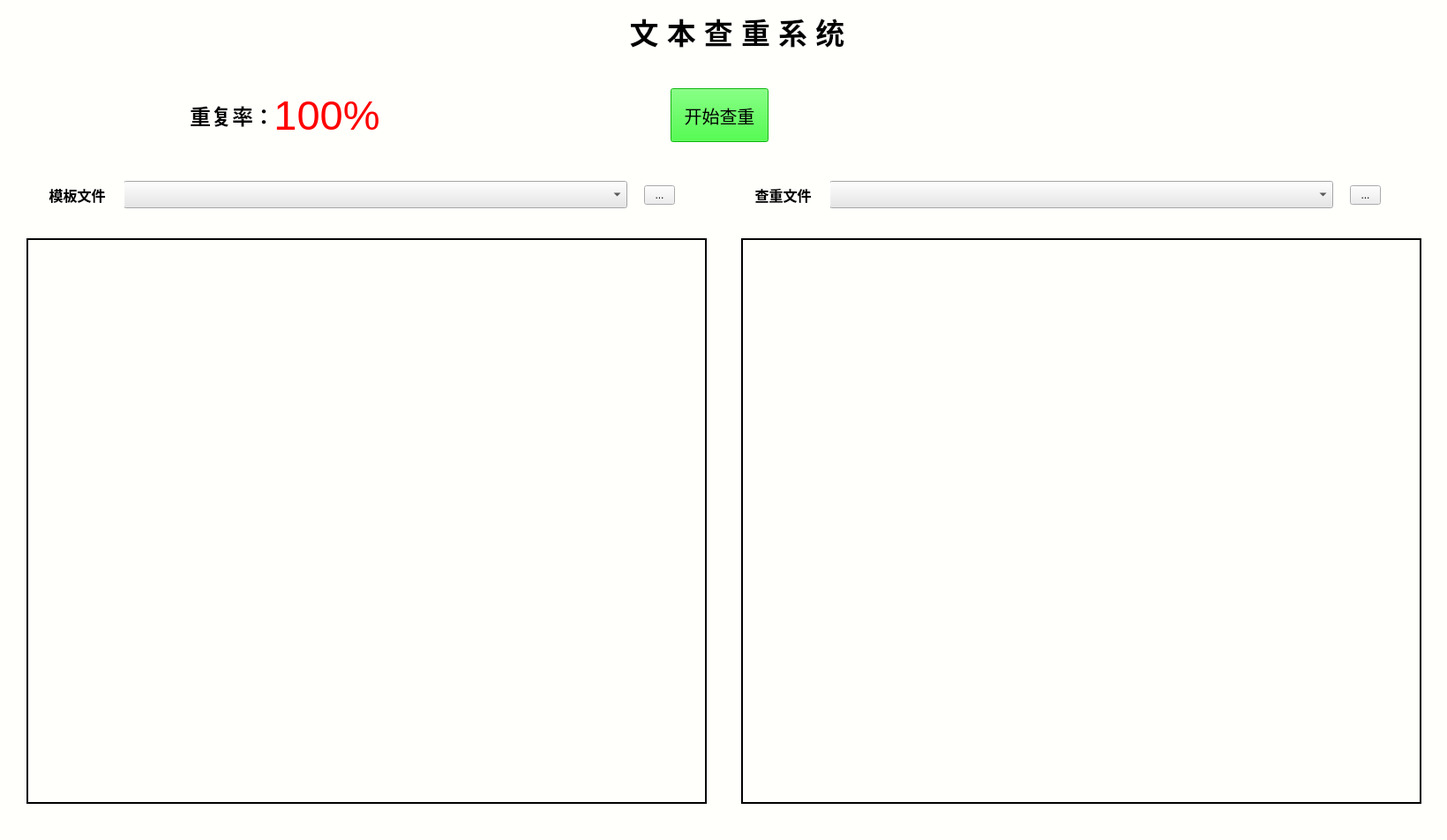
<?xml version="1.0" encoding="UTF-8"?>
<ui version="4.0">
 <class>YZK</class>
 <widget class="QMainWindow" name="YZK">
  <property name="geometry">
   <rect>
    <x>0</x>
    <y>0</y>
    <width>1640</width>
    <height>952</height>
   </rect>
  </property>
  <property name="minimumSize">
   <size>
    <width>1640</width>
    <height>0</height>
   </size>
  </property>
  <property name="maximumSize">
   <size>
    <width>1666</width>
    <height>16777215</height>
   </size>
  </property>
  <property name="palette">
   <palette>
    <active>
     <colorrole role="Button">
      <brush brushstyle="SolidPattern">
       <color alpha="255">
        <red>255</red>
        <green>255</green>
        <blue>252</blue>
       </color>
      </brush>
     </colorrole>
     <colorrole role="Light">
      <brush brushstyle="SolidPattern">
       <color alpha="255">
        <red>128</red>
        <green>158</green>
        <blue>255</blue>
       </color>
      </brush>
     </colorrole>
     <colorrole role="Base">
      <brush brushstyle="SolidPattern">
       <color alpha="255">
        <red>255</red>
        <green>255</green>
        <blue>252</blue>
       </color>
      </brush>
     </colorrole>
     <colorrole role="Window">
      <brush brushstyle="SolidPattern">
       <color alpha="255">
        <red>255</red>
        <green>255</green>
        <blue>252</blue>
       </color>
      </brush>
     </colorrole>
    </active>
    <inactive>
     <colorrole role="Button">
      <brush brushstyle="SolidPattern">
       <color alpha="255">
        <red>255</red>
        <green>255</green>
        <blue>252</blue>
       </color>
      </brush>
     </colorrole>
     <colorrole role="Light">
      <brush brushstyle="SolidPattern">
       <color alpha="255">
        <red>128</red>
        <green>158</green>
        <blue>255</blue>
       </color>
      </brush>
     </colorrole>
     <colorrole role="Base">
      <brush brushstyle="SolidPattern">
       <color alpha="255">
        <red>255</red>
        <green>255</green>
        <blue>252</blue>
       </color>
      </brush>
     </colorrole>
     <colorrole role="Window">
      <brush brushstyle="SolidPattern">
       <color alpha="255">
        <red>255</red>
        <green>255</green>
        <blue>252</blue>
       </color>
      </brush>
     </colorrole>
    </inactive>
    <disabled>
     <colorrole role="Button">
      <brush brushstyle="SolidPattern">
       <color alpha="255">
        <red>255</red>
        <green>255</green>
        <blue>252</blue>
       </color>
      </brush>
     </colorrole>
     <colorrole role="Light">
      <brush brushstyle="SolidPattern">
       <color alpha="255">
        <red>128</red>
        <green>158</green>
        <blue>255</blue>
       </color>
      </brush>
     </colorrole>
     <colorrole role="Base">
      <brush brushstyle="SolidPattern">
       <color alpha="255">
        <red>255</red>
        <green>255</green>
        <blue>252</blue>
       </color>
      </brush>
     </colorrole>
     <colorrole role="Window">
      <brush brushstyle="SolidPattern">
       <color alpha="255">
        <red>255</red>
        <green>255</green>
        <blue>252</blue>
       </color>
      </brush>
     </colorrole>
    </disabled>
   </palette>
  </property>
  <property name="mouseTracking">
   <bool>true</bool>
  </property>
  <property name="windowTitle">
   <string>文本查重</string>
  </property>
  <property name="styleSheet">
   <string notr="true">background-color:rgb(255, 255, 252);</string>
  </property>
  <widget class="QWidget" name="centralwidget">
   <widget class="QComboBox" name="file_path1">
    <property name="geometry">
     <rect>
      <x>140</x>
      <y>205</y>
      <width>571</width>
      <height>31</height>
     </rect>
    </property>
    <property name="styleSheet">
     <string notr="true">background-color: rgb(230, 231, 231)</string>
    </property>
   </widget>
   <widget class="QLabel" name="label">
    <property name="geometry">
     <rect>
      <x>30</x>
      <y>205</y>
      <width>111</width>
      <height>31</height>
     </rect>
    </property>
    <property name="font">
     <font>
      <pointsize>12</pointsize>
      <weight>75</weight>
      <bold>true</bold>
     </font>
    </property>
    <property name="text">
     <string> 模板文件</string>
    </property>
    <property name="alignment">
     <set>Qt::AlignCenter</set>
    </property>
   </widget>
   <widget class="QToolButton" name="file1">
    <property name="geometry">
     <rect>
      <x>730</x>
      <y>210</y>
      <width>35</width>
      <height>22</height>
     </rect>
    </property>
    <property name="styleSheet">
     <string notr="true">background-color: rgb(238, 238, 238)</string>
    </property>
    <property name="text">
     <string>...</string>
    </property>
    <property name="checkable">
     <bool>false</bool>
    </property>
    <property name="checked">
     <bool>false</bool>
    </property>
   </widget>
   <widget class="QComboBox" name="file_path2">
    <property name="geometry">
     <rect>
      <x>940</x>
      <y>205</y>
      <width>571</width>
      <height>31</height>
     </rect>
    </property>
    <property name="styleSheet">
     <string notr="true">background-color: rgb(230, 231, 231)</string>
    </property>
   </widget>
   <widget class="QToolButton" name="file2">
    <property name="geometry">
     <rect>
      <x>1530</x>
      <y>210</y>
      <width>35</width>
      <height>22</height>
     </rect>
    </property>
    <property name="styleSheet">
     <string notr="true">background-color: rgb(238, 238, 238)</string>
    </property>
    <property name="text">
     <string>...</string>
    </property>
    <property name="checkable">
     <bool>false</bool>
    </property>
    <property name="checked">
     <bool>false</bool>
    </property>
   </widget>
   <widget class="QLabel" name="label_2">
    <property name="geometry">
     <rect>
      <x>830</x>
      <y>205</y>
      <width>111</width>
      <height>31</height>
     </rect>
    </property>
    <property name="font">
     <font>
      <pointsize>12</pointsize>
      <weight>75</weight>
      <bold>true</bold>
     </font>
    </property>
    <property name="text">
     <string> 查重文件</string>
    </property>
    <property name="alignment">
     <set>Qt::AlignCenter</set>
    </property>
   </widget>
   <widget class="QLabel" name="label_3">
    <property name="geometry">
     <rect>
      <x>540</x>
      <y>10</y>
      <width>591</width>
      <height>51</height>
     </rect>
    </property>
    <property name="font">
     <font>
      <pointsize>25</pointsize>
      <weight>75</weight>
      <bold>true</bold>
      <underline>false</underline>
     </font>
    </property>
    <property name="styleSheet">
     <string notr="true"/>
    </property>
    <property name="frameShadow">
     <enum>QFrame::Sunken</enum>
    </property>
    <property name="lineWidth">
     <number>3</number>
    </property>
    <property name="text">
     <string>文 本 查 重 系 统</string>
    </property>
    <property name="scaledContents">
     <bool>false</bool>
    </property>
    <property name="alignment">
     <set>Qt::AlignCenter</set>
    </property>
    <property name="wordWrap">
     <bool>false</bool>
    </property>
    <property name="textInteractionFlags">
     <set>Qt::NoTextInteraction</set>
    </property>
   </widget>
   <widget class="QLabel" name="label_4">
    <property name="geometry">
     <rect>
      <x>180</x>
      <y>100</y>
      <width>131</width>
      <height>61</height>
     </rect>
    </property>
    <property name="font">
     <font>
      <pointsize>18</pointsize>
      <weight>75</weight>
      <bold>true</bold>
     </font>
    </property>
    <property name="text">
     <string>重复率：</string>
    </property>
    <property name="alignment">
     <set>Qt::AlignRight|Qt::AlignTrailing|Qt::AlignVCenter</set>
    </property>
   </widget>
   <widget class="QLabel" name="repetition_rate">
    <property name="geometry">
     <rect>
      <x>310</x>
      <y>100</y>
      <width>121</width>
      <height>61</height>
     </rect>
    </property>
    <property name="font">
     <font>
      <pointsize>35</pointsize>
     </font>
    </property>
    <property name="styleSheet">
     <string notr="true">color:red;</string>
    </property>
    <property name="text">
     <string>100%</string>
    </property>
    <property name="alignment">
     <set>Qt::AlignCenter</set>
    </property>
   </widget>
   <widget class="QPushButton" name="start">
    <property name="enabled">
     <bool>true</bool>
    </property>
    <property name="geometry">
     <rect>
      <x>760</x>
      <y>100</y>
      <width>111</width>
      <height>61</height>
     </rect>
    </property>
    <property name="font">
     <font>
      <pointsize>15</pointsize>
     </font>
    </property>
    <property name="styleSheet">
     <string notr="true">background-color :rgb(15, 255, 11);</string>
    </property>
    <property name="text">
     <string>开始查重</string>
    </property>
   </widget>
   <widget class="QTextBrowser" name="content1">
    <property name="geometry">
     <rect>
      <x>30</x>
      <y>270</y>
      <width>771</width>
      <height>641</height>
     </rect>
    </property>
    <property name="styleSheet">
     <string notr="true">border:1.5px solid black;</string>
    </property>
    <property name="html">
     <string>&lt;!DOCTYPE HTML PUBLIC &quot;-//W3C//DTD HTML 4.0//EN&quot; &quot;http://www.w3.org/TR/REC-html40/strict.dtd&quot;&gt;
&lt;html&gt;&lt;head&gt;&lt;meta name=&quot;qrichtext&quot; content=&quot;1&quot; /&gt;&lt;style type=&quot;text/css&quot;&gt;
p, li { white-space: pre-wrap; }
&lt;/style&gt;&lt;/head&gt;&lt;body style=&quot; font-family:'SimSun'; font-size:9.07563pt; font-weight:400; font-style:normal;&quot;&gt;
&lt;p style=&quot;-qt-paragraph-type:empty; margin-top:0px; margin-bottom:0px; margin-left:0px; margin-right:0px; -qt-block-indent:0; text-indent:0px; font-size:9.07563pt;&quot;&gt;&lt;br /&gt;&lt;/p&gt;&lt;/body&gt;&lt;/html&gt;</string>
    </property>
   </widget>
   <widget class="QTextBrowser" name="content2">
    <property name="geometry">
     <rect>
      <x>840</x>
      <y>270</y>
      <width>771</width>
      <height>641</height>
     </rect>
    </property>
    <property name="styleSheet">
     <string notr="true">border:1.5px solid black;</string>
    </property>
   </widget>
   <zorder>file1</zorder>
   <zorder>file_path1</zorder>
   <zorder>label</zorder>
   <zorder>file_path2</zorder>
   <zorder>file2</zorder>
   <zorder>label_2</zorder>
   <zorder>label_3</zorder>
   <zorder>label_4</zorder>
   <zorder>repetition_rate</zorder>
   <zorder>start</zorder>
   <zorder>content1</zorder>
   <zorder>content2</zorder>
  </widget>
  <action name="actionsflv">
   <property name="checkable">
    <bool>false</bool>
   </property>
   <property name="checked">
    <bool>false</bool>
   </property>
   <property name="enabled">
    <bool>true</bool>
   </property>
   <property name="text">
    <string>重复率</string>
   </property>
   <property name="iconText">
    <string>重复率</string>
   </property>
   <property name="toolTip">
    <string>重复率</string>
   </property>
   <property name="statusTip">
    <string/>
   </property>
   <property name="whatsThis">
    <string/>
   </property>
   <property name="shortcut">
    <string/>
   </property>
   <property name="autoRepeat">
    <bool>true</bool>
   </property>
   <property name="visible">
    <bool>true</bool>
   </property>
   <property name="menuRole">
    <enum>QAction::TextHeuristicRole</enum>
   </property>
   <property name="iconVisibleInMenu">
    <bool>false</bool>
   </property>
   <property name="shortcutVisibleInContextMenu">
    <bool>false</bool>
   </property>
   <property name="priority">
    <enum>QAction::NormalPriority</enum>
   </property>
  </action>
 </widget>
 <resources/>
 <connections/>
</ui>
